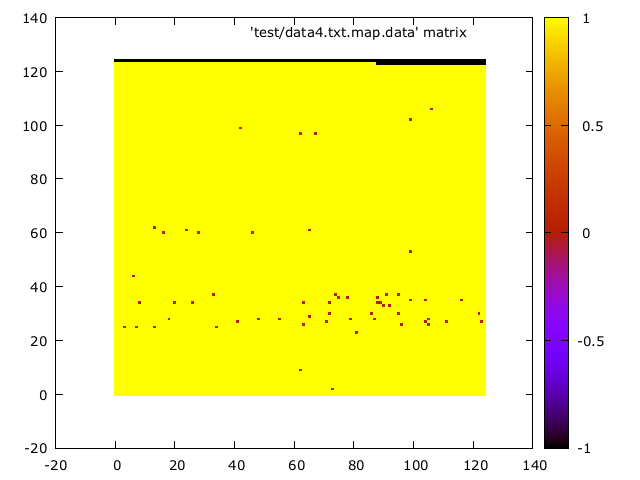

Write gnuplot code to recreate this figure.

set terminal pngcairo enhanced font 'Verdana,10'
set output 'test/data4.txt.map.png'
plot 'test/data4.txt.map.data' matrix with image
